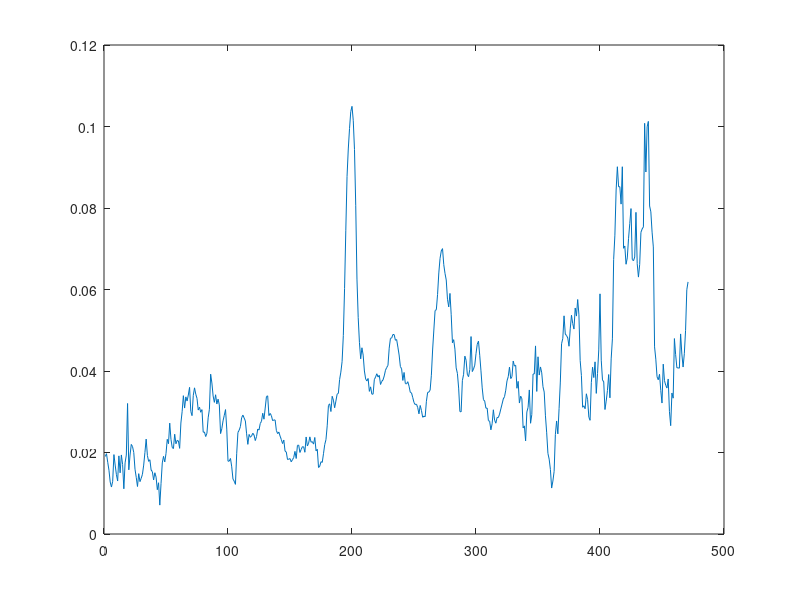

Write the MATLAB code that produced this figure.
%% Script to generate spectra from solar elevation
% Written by Dr. Manuel Spitschan, manuel.spitschan@tuebingen.mpg.de
%
% Spitschan M, Aguirre GK, Brainard DH & Sweeney AM (2016). Variation of
% outdoor illumination as a function of solar elevation and light
% pollution. Scientific Reports 6, 26756. doi:10.1038/srep26756.

% Load basis functions
load B_CIE3x.mat

% Load weights
M = csvread('w_CIE3R.csv')

% Extract solar elevation
solarElevationDeg = M(:, 1);

% Extract variables
B = [ones(471, 1) B_CIE3R]; % Add absolute irradiance
w = M(:, 2:2:end);

% Put it all together
solarElevationIdx = 2; % Corresponds to -26 deg ec.
plot(B*w(solarElevationIdx, :)');
